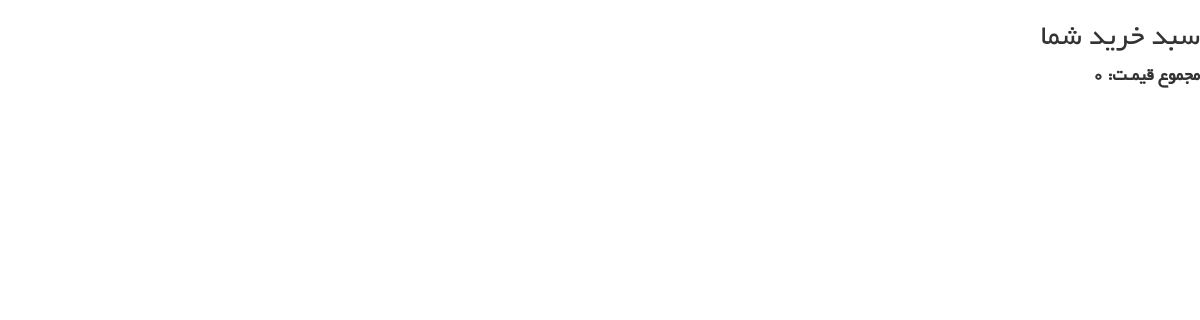
Page /products/cart/ (signed in) on the earlier database version.
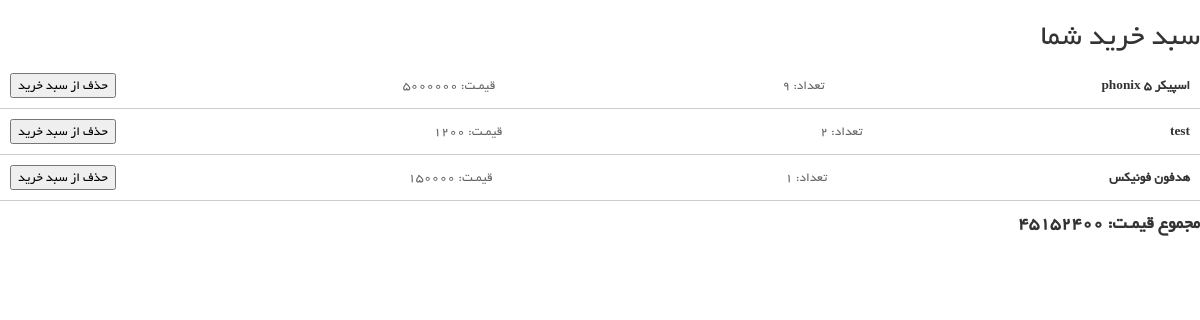
Same page on the later database version.
### product_module/models.py (models this page shows, shortened)
class ShoppingCart(models.Model):
    user = models.ForeignKey(User, on_delete=models.CASCADE, verbose_name="کاربر")
    product = models.ForeignKey(Product, on_delete=models.CASCADE, verbose_name="محصول")
    quantity = models.PositiveIntegerField(default=1, verbose_name="تعداد")
    class Meta:
        verbose_name = 'سبد خرید'
        verbose_name_plural = 'سبد های خرید'

class Product(models.Model):
    title = models.CharField(max_length=300, verbose_name="عنوان")
    image = models.ImageField(verbose_name="عکس", upload_to="images/products", null=True, blank=True)
    category = models.ManyToManyField(ProductCategory,
                                      related_name='product_categories',
                                      verbose_name='دسته بندی ها',
                                      )
    price = models.IntegerField(verbose_name="قیمت")
    short_description = models.CharField(max_length=400, db_index=True, null=True, verbose_name="توضیحات کوتاه")
    description = models.TextField(verbose_name="توضیحات اصلی", db_index=True)
    is_active = models.BooleanField(default=False, verbose_name="فعال / غیر فعال")
    brand = models.ForeignKey(ProductBrand, on_delete=models.CASCADE, verbose_name="برند", null=True, blank=True)
    slug = models.SlugField(default="", null=False, db_index=True, blank=True, max_length=200, unique=True,
                            verbose_name="عنوان در url")
    is_delete = models.BooleanField(default=False, verbose_name="حذف شده / حذف نشده")
    class Meta:
        verbose_name = "محصول"
        verbose_name_plural = "محصولات"

### product_module/views.py (the view)
# urls.py: path('cart/', views.ShoppingCartView.as_view(), name="shopping-cart-view"),
class ShoppingCartView(View):
    template_name = "product_module/shopping_cart_page.html"
    def get(self, request: HttpRequest, *args, **kwargs):
        user = request.user
        cart_items = ShoppingCart.objects.filter(user=user)
        total_price = sum(item.product.price * item.quantity for item in cart_items)
        context = {
            'cart_items': cart_items,
            'total_price': total_price,
        }
        return render(request, self.template_name, context)

### product_module/templates/product_module/shopping_cart_page.html (shortened to what this page needs)
{% extends 'shared/layout.html' %}
{% block content %}
    <h2>سبد خرید شما</h2>
    <div class="cart-containers">
        <ul>
            {% for item in cart_items %}
                <li class="cart-item">
                    <span class="item-name">{{ item.product.title }}</span>
                    <span class="item-quantity">تعداد: {{ item.quantity }}</span>
                    <span class="item-price">قیمـت: {{ item.product.price }}</span>
                    <form action="{% url 'remove-item-cart' pk=item.pk %}" method="post">
                            <button type="submit">حذف از سبد خرید</button>
                    </form>
                </li>
            {% endfor %}
        </ul>
        <p class="total-price">مجموع قیمـت: {{ total_price }}</p>
    </div>
{% endblock %}

Differences in the rows shown:
added ShoppingCart: product "اسپیکر phonix 5", quantity "9", product.price "5000000"
added ShoppingCart: product "test", quantity "2", product.price "1200"
added ShoppingCart: product "هدفون فونیکس", quantity "1", product.price "150000"
Other differences:
{{ total_price }}: "0" → "45152400"
